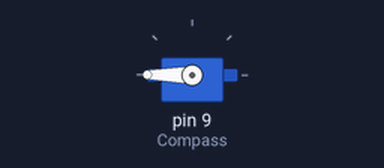
The sketch below on a simulated Arduino Uno, built with avr-gcc and run on an emulated ATmega328P. Shown: servo.

Above: at 0.05 s.
At 1.5 s:
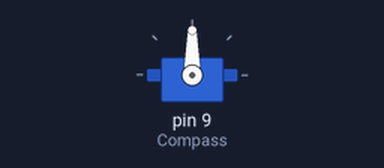
At 3.0 s:
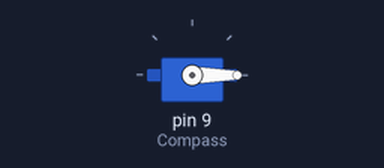
Timing chart, 0 to 6.9 s (numbered marks = the images above):
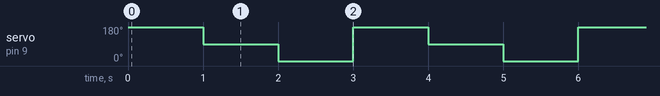

The sketch:

oneServo.ino
```cpp
// Include the Servo Motor library
#include <Servo.h>

// Define constant values for servo motor rotations
#define North 180
#define West 0
#define East 90

// Initialized the servo motor named "Compass"
Servo Compass;

// Function to set the servo to a given angle (position)
void Compass_direction(int position) {
  Compass.write(position);
}

void setup() {
  // Attached the servo motor to pin 9
  Compass.attach(9);
}

void loop() {
  Compass_direction(North);
  delay(1000);
  Compass_direction(East);
  delay(1000);
  Compass_direction(West);
  delay(1000);
}
```

Measured:
- by itself, servo on pin 9 (Compass): repeats every 3.0 s: 0° 1.0 s, 180° 1.0 s, 90° 1.0 s
